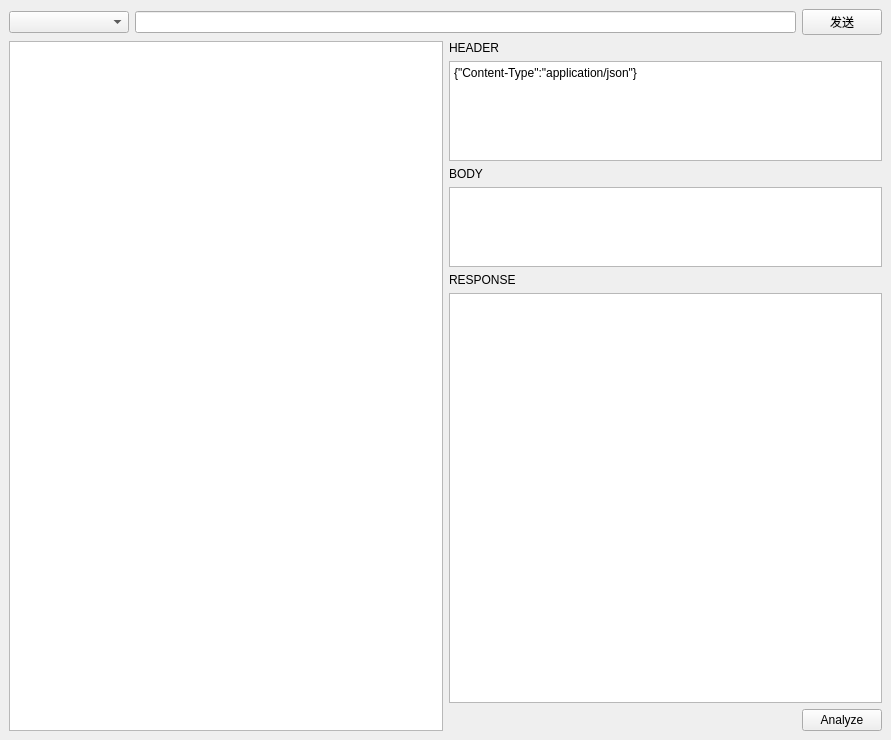
<?xml version="1.0" encoding="UTF-8"?>
<ui version="4.0">
 <class>CurlWindow</class>
 <widget class="QMainWindow" name="CurlWindow">
  <property name="geometry">
   <rect>
    <x>0</x>
    <y>0</y>
    <width>891</width>
    <height>740</height>
   </rect>
  </property>
  <property name="windowTitle">
   <string>Curl</string>
  </property>
  <property name="windowIcon">
   <iconset resource="resource.qrc">
    <normaloff>:/newPrefix/icons/JSON格式化.png</normaloff>:/newPrefix/icons/JSON格式化.png</iconset>
  </property>
  <widget class="QWidget" name="centralwidget">
   <layout class="QVBoxLayout" name="verticalLayout_5">
    <item>
     <layout class="QHBoxLayout" name="horizontalLayout_2">
      <item>
       <widget class="QComboBox" name="comboBox">
        <property name="minimumSize">
         <size>
          <width>120</width>
          <height>0</height>
         </size>
        </property>
       </widget>
      </item>
      <item>
       <widget class="QLineEdit" name="lineEdit"/>
      </item>
      <item>
       <widget class="QPushButton" name="pushButton">
        <property name="text">
         <string>发送</string>
        </property>
       </widget>
      </item>
     </layout>
    </item>
    <item>
     <layout class="QHBoxLayout" name="horizontalLayout_3">
      <item>
       <widget class="QListWidget" name="listWidget">
        <property name="maximumSize">
         <size>
          <width>450</width>
          <height>16777215</height>
         </size>
        </property>
       </widget>
      </item>
      <item>
       <layout class="QVBoxLayout" name="verticalLayout_4">
        <item>
         <layout class="QVBoxLayout" name="verticalLayout">
          <item>
           <widget class="QLabel" name="label">
            <property name="text">
             <string>HEADER</string>
            </property>
           </widget>
          </item>
          <item>
           <widget class="QTextEdit" name="textEdit">
            <property name="sizePolicy">
             <sizepolicy hsizetype="Expanding" vsizetype="Fixed">
              <horstretch>0</horstretch>
              <verstretch>0</verstretch>
             </sizepolicy>
            </property>
            <property name="maximumSize">
             <size>
              <width>2560</width>
              <height>100</height>
             </size>
            </property>
            <property name="styleSheet">
             <string notr="true"/>
            </property>
            <property name="html">
             <string>&lt;!DOCTYPE HTML PUBLIC &quot;-//W3C//DTD HTML 4.0//EN&quot; &quot;http://www.w3.org/TR/REC-html40/strict.dtd&quot;&gt;
&lt;html&gt;&lt;head&gt;&lt;meta name=&quot;qrichtext&quot; content=&quot;1&quot; /&gt;&lt;style type=&quot;text/css&quot;&gt;
p, li { white-space: pre-wrap; }
&lt;/style&gt;&lt;/head&gt;&lt;body style=&quot; font-family:'SimSun'; font-size:9pt; font-weight:400; font-style:normal;&quot;&gt;
&lt;p style=&quot; margin-top:0px; margin-bottom:0px; margin-left:0px; margin-right:0px; -qt-block-indent:0; text-indent:0px;&quot;&gt;{&amp;quot;Content-Type&amp;quot;:&amp;quot;application/json&amp;quot;}&lt;/p&gt;&lt;/body&gt;&lt;/html&gt;</string>
            </property>
           </widget>
          </item>
         </layout>
        </item>
        <item>
         <layout class="QVBoxLayout" name="verticalLayout_2">
          <item>
           <widget class="QLabel" name="label_2">
            <property name="text">
             <string>BODY</string>
            </property>
           </widget>
          </item>
          <item>
           <widget class="QTextEdit" name="textEdit_2">
            <property name="sizePolicy">
             <sizepolicy hsizetype="Expanding" vsizetype="Fixed">
              <horstretch>0</horstretch>
              <verstretch>0</verstretch>
             </sizepolicy>
            </property>
            <property name="maximumSize">
             <size>
              <width>2560</width>
              <height>80</height>
             </size>
            </property>
           </widget>
          </item>
         </layout>
        </item>
        <item>
         <layout class="QVBoxLayout" name="verticalLayout_3">
          <item>
           <widget class="QLabel" name="label_3">
            <property name="text">
             <string>RESPONSE</string>
            </property>
           </widget>
          </item>
          <item>
           <widget class="QTextEdit" name="textEdit_3"/>
          </item>
         </layout>
        </item>
        <item>
         <layout class="QHBoxLayout" name="horizontalLayout">
          <item>
           <spacer name="horizontalSpacer">
            <property name="orientation">
             <enum>Qt::Horizontal</enum>
            </property>
            <property name="sizeHint" stdset="0">
             <size>
              <width>40</width>
              <height>20</height>
             </size>
            </property>
           </spacer>
          </item>
          <item>
           <widget class="QPushButton" name="pushButton_2">
            <property name="text">
             <string>Analyze</string>
            </property>
           </widget>
          </item>
         </layout>
        </item>
       </layout>
      </item>
     </layout>
    </item>
   </layout>
  </widget>
  <widget class="QMenuBar" name="menubar">
   <property name="geometry">
    <rect>
     <x>0</x>
     <y>0</y>
     <width>891</width>
     <height>23</height>
    </rect>
   </property>
  </widget>
 </widget>
 <resources>
  <include location="resource.qrc"/>
 </resources>
 <connections/>
</ui>
